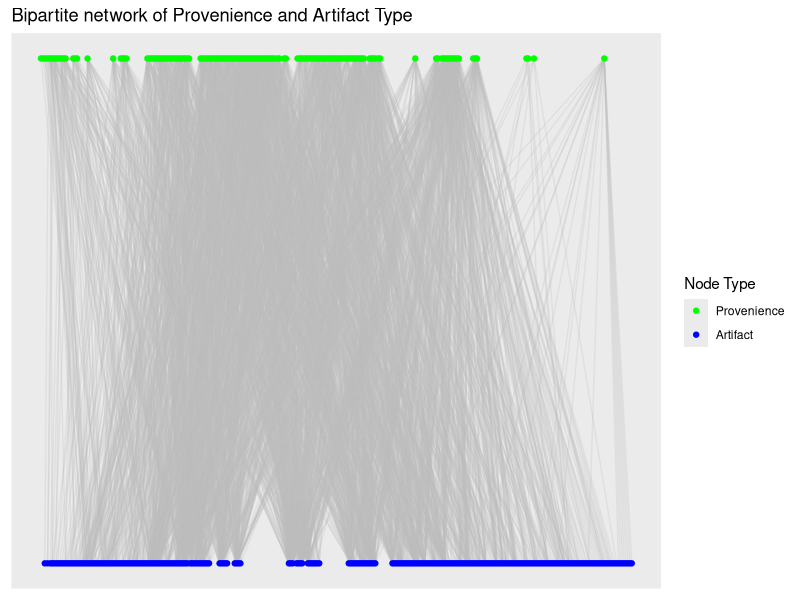
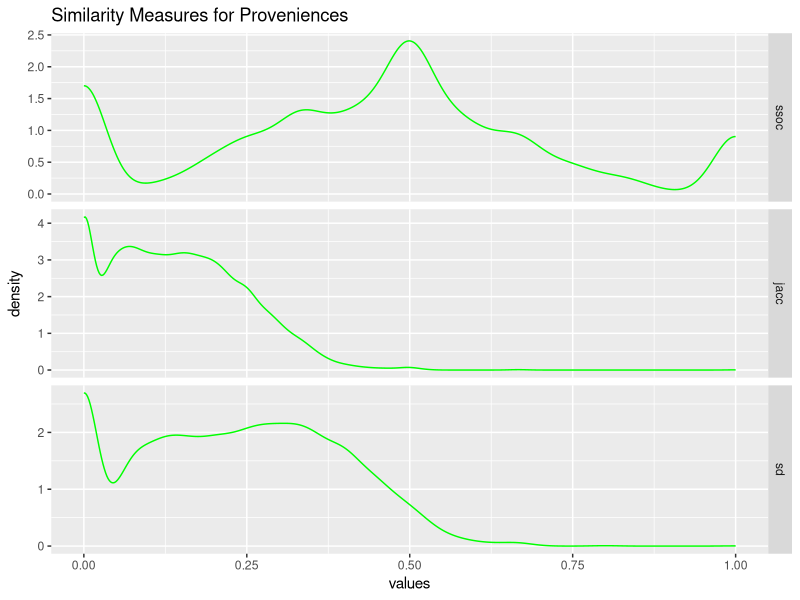
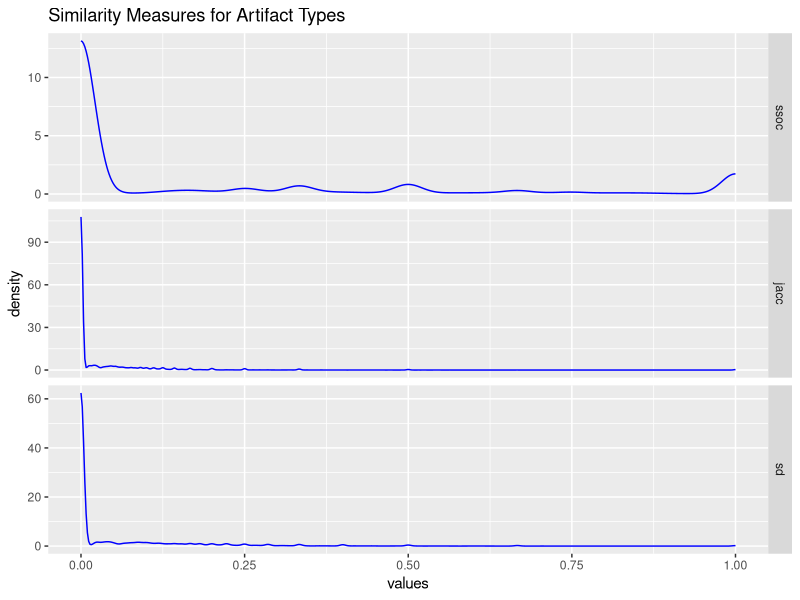

The R source for these figures, in order:
## ---- chunk 1
#| label: code-bpg
#| echo: false
#| message: false

require(tidyverse)
require(igraph)
require(ggraph)

# Import data from file ---------------------------------------------------

dat <- read_csv("Catalog_SiteA.csv",
                col_select = c(LEVEL_ID, CODE))

# Create un-weighted bipartite graph --------------------------------------

g_assemblages_bpg <-
  graph_from_data_frame(unique.data.frame(select(dat, LEVEL_ID, CODE)),
                        directed = FALSE)

V(g_assemblages_bpg)$type <-
  bipartite_mapping(g_assemblages_bpg)$type

## ---- chunk 2
#| label: fig-bipartite-graph
#| fig-cap: "Bipartite network of Provenience and Artifact Type."
#| fig-alt: "Bipartite graph plot of proveniences and artifact types."
#| echo: false
#| message: false
#| warning: false

g_assemblages_bpg_layout <-
  g_assemblages_bpg %>% layout_as_bipartite()

g_assemblages_bpg %>%
  ggraph(layout = g_assemblages_bpg_layout) +
  geom_edge_link(edge_color = "gray", edge_alpha = 0.25) +
  geom_node_point(aes(color = type)) +
  scale_color_manual(
    values = c("green", "blue"),
    name = "Node Type",
    breaks = c(FALSE, TRUE),
    labels = c("Provenience", "Artifact")
  ) +
  ggtitle("Bipartite network of Provenience and Artifact Type")


## ---- chunk 3
#| label: code-reestablish-environment
#| echo: false
#| message: false
#| warning: false

# Create incidence matrix from bipartite graph -----------------------------

g_assemblages_bpg_inc <- as_incidence_matrix(g_assemblages_bpg)

# Project one-mode graphs, Szymkiewicz-Simpson -----------------------------

overlap_coef_bin <- function(x) {
  # Calculate the pairwise sums of non-zero matrix elements to find the number
  # of intersecting elements between each input column
  bin_intersect_mat <- t(x) %*% x
  
  # Calculate the input column sums to find the individual size of each set
  col_sum <- apply(x, 2, function(xx)
    sum(xx != 0))
  
  # Find the smaller of each pair of sets by taking the matrix outer minimum
  min_set_size_mat <- outer(col_sum, col_sum, FUN = pmin)
  
  # Szymkiewicz-Simpson overlap coefficient is the pairwise intersection of two
  # sets divided by the size of the smaller set
  res <- bin_intersect_mat / min_set_size_mat
  
  # Set diagonal to identity
  diag(res) <- 1L
  
  # Assign input column names to rows and columns of return matrix
  dimnames(res) <- list(colnames(x), colnames(x))
  
  return(res)
}


## Project provenience -----------------------------------------------------

prov_adj_ssoc <- overlap_coef_bin(t(g_assemblages_bpg_inc))

prov_ssoc_vals <-
  prov_adj_ssoc[lower.tri(prov_adj_ssoc, diag = FALSE)]

## Project artifact types --------------------------------------------------

artifact_adj_ssoc <- overlap_coef_bin(g_assemblages_bpg_inc)

artifact_ssoc_vals <-
  artifact_adj_ssoc[lower.tri(artifact_adj_ssoc, diag = FALSE)]

# Project one-mode graphs, Sorenson-Dice -----------------------------------

soren_dice_sim_bin <- function(x) {
  # Calculate the pairwise sums of non-zero matrix elements to find the number
  # of intersecting elements between each input column
  bin_intersect_mat <- t(x) %*% x
  
  # Calculate the input column sums, to find the individual size of each set
  col_sum <- apply(x, 2, function(xx)
    sum(xx != 0))
  
  # Calculate the matrix outer sums for pairwise sum of set sizes
  set_size_sum_mat <- outer(col_sum, col_sum, FUN = "+")
  
  # Sorenson-Dice index is twice the size of the intersection divided by the
  # sum of the size for each set
  res <- (2 * bin_intersect_mat) / set_size_sum_mat
  
  # Set diagonal to identity
  diag(res) <- 1L
  
  # Assign input column names to rows and columns of return matrix
  dimnames(res) <- list(colnames(x), colnames(x))
  return(res)
  
}

## Project provenience -----------------------------------------------------

prov_adj_sd <- soren_dice_sim_bin(t(g_assemblages_bpg_inc))

prov_sd_vals <-
  prov_adj_sd[lower.tri(prov_adj_sd, diag = FALSE)]

## Project artifact types --------------------------------------------------

artifact_adj_sd <- soren_dice_sim_bin(g_assemblages_bpg_inc)

artifact_sd_vals <-
  artifact_adj_sd[lower.tri(artifact_adj_sd, diag = FALSE)]

# Project one-mode graphs, Jaccard ----------------------------------------

jaccard_sim_bin <- function(x) {
  # Calculate the pairwise sums of non-zero matrix elements to find the number
  # of intersecting elements between each input column
  bin_intersect_mat <- t(x) %*% x
  
  # Calculate the input column sums to find the individual size of each set
  x_col_sum <- apply(x, 2, function(xx)
    sum(xx != 0))
  
  # Calculate the matrix outer sums for pairwise sum of set sizes
  set_size_sum_mat <- outer(x_col_sum, x_col_sum, FUN = "+")
  
  # Jaccard index is intersection of set sizes over the size of the union of
  # sets
  res <- bin_intersect_mat / (set_size_sum_mat - bin_intersect_mat)
  
  # Set diagonal to identity
  diag(res) <- 1L
  
  # Assign input column names to rows and columns of return matrix
  dimnames(res) <- list(colnames(x), colnames(x))
  
  return(res)
}

## Project provenience -----------------------------------------------------

prov_adj_jacc <- jaccard_sim_bin(t(g_assemblages_bpg_inc))

prov_jacc_vals <-
  prov_adj_jacc[lower.tri(prov_adj_jacc, diag = FALSE)]

## Project artifact types --------------------------------------------------

artifact_adj_jacc <- jaccard_sim_bin(g_assemblages_bpg_inc)

artifact_jacc_vals <-
  artifact_adj_jacc[lower.tri(artifact_adj_jacc, diag = FALSE)]

# Comparing similarity measures -------------------------------------------

prov_sims <-
  data.frame(ssoc = prov_ssoc_vals,
             jacc = prov_jacc_vals,
             sd = prov_sd_vals)

artifact_sims <-
  data.frame(ssoc = artifact_ssoc_vals,
             jacc = artifact_jacc_vals,
             sd = artifact_sd_vals)

## ---- chunk 4
#| label: fig-sim-prov
#| fig-cap: "Similarity measures for proveniences."
#| fig-alt: "Similarity measures for proveniences."
#| echo: false
#| message: false
#| warning: false

# Plot densities by similarity measure
prov_sims %>% stack() %>%
  ggplot(aes(x = values)) +
  geom_density(color = "green",
               alpha = 0.4) +
  facet_grid(ind ~ ., scales = "free") +
  ggtitle("Similarity Measures for Proveniences")

## ---- chunk 5
#| label: fig-sim-artifact
#| fig-cap: "Similarity measures for artifact types."
#| fig-alt: "Similarity measures for artifact types."
#| echo: false
#| message: false
#| warning: false

# Plot densities by similarity measure
artifact_sims %>% stack() %>%
  ggplot(aes(x = values)) +
  geom_density(color = "blue",
               alpha = 0.4) +
  facet_grid(ind ~ ., scales = "free") +
  ggtitle("Similarity Measures for Artifact Types")
